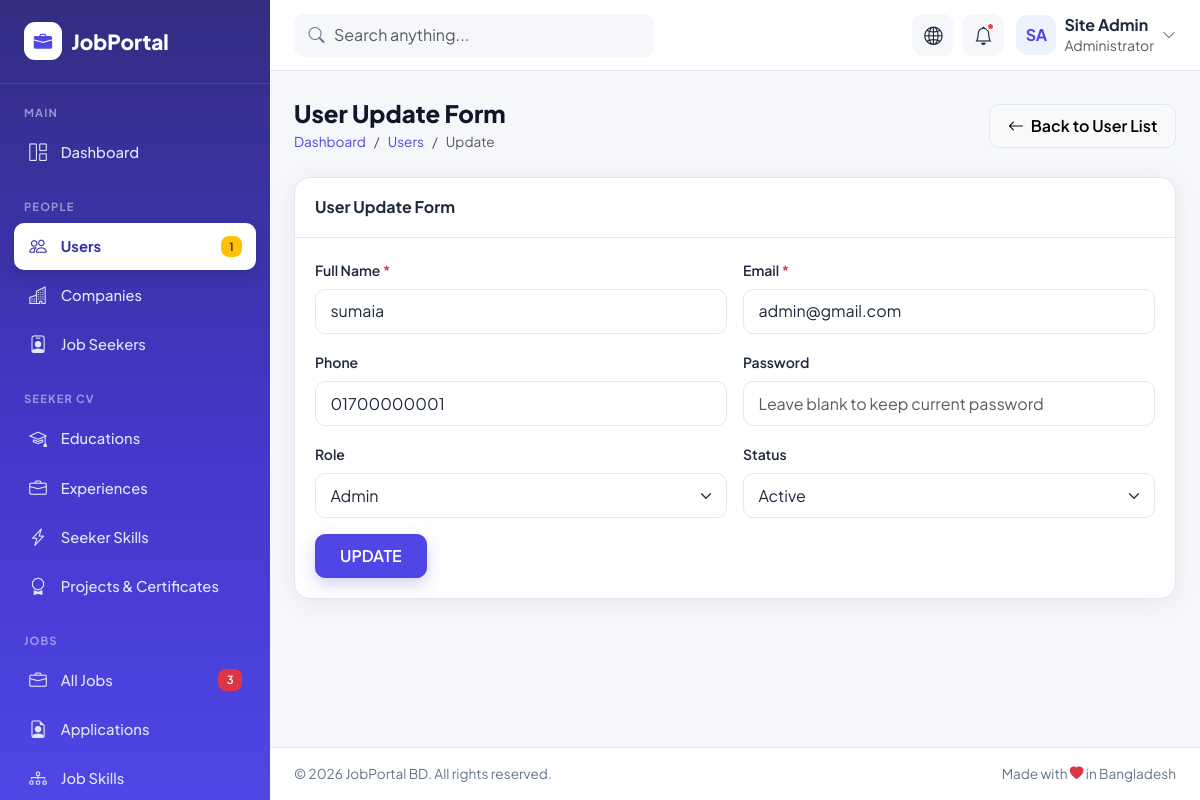
Page /jobs_portal/crud/users/edit.php?id=7 on the earlier database version.
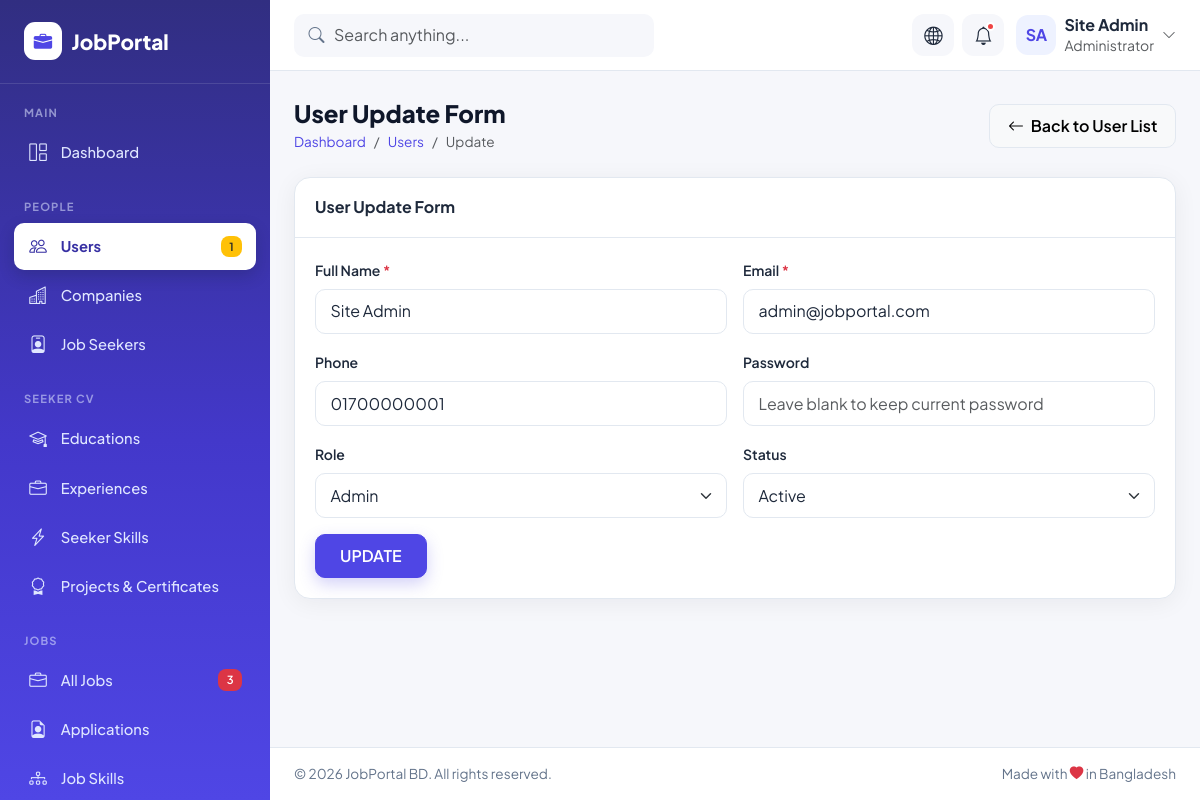
Same page on the later database version.
### tables this page shows
CREATE TABLE `users` (
  `id` int UNSIGNED NOT NULL,
  `name` varchar(100) NOT NULL,
  `email` varchar(150) NOT NULL,
  `phone` varchar(20) DEFAULT NULL,
  `password` varchar(255) NOT NULL,
  `role` enum('admin','employer','seeker') NOT NULL,
  `status` enum('active','pending','blocked') NOT NULL DEFAULT 'active',
  `created_at` timestamp NOT NULL DEFAULT CURRENT_TIMESTAMP
);

### jobs_portal/crud/users/edit.php (the view, shortened to what the changed rows need)
<?php include_once("../../config/dbconfig.php"); ?>
<!DOCTYPE html>
<html lang="en">
<head>
  <link href="https://cdn.jsdelivr.net/npm/bootstrap@5.3.3/dist/css/bootstrap.min.css" rel="stylesheet">
  <link href="https://cdn.jsdelivr.net/npm/bootstrap-icons@1.11.3/font/bootstrap-icons.min.css" rel="stylesheet">
  <link href="../../assets/css/style.css" rel="stylesheet">
</head>
<body class="dash-body">
<div class="dash-wrapper">
  <div class="dash-main">
    <main class="dash-content">
      <div class="d-flex flex-wrap justify-content-between align-items-center gap-3 mb-4 page-title">
        <div>
          <h1>User Update Form</h1>
        </div>
      </div>
      <?php
          $id = $_GET['id'];
          $data = $conn->query("SELECT * FROM users WHERE id = '$id'");
          $row = $data->fetch_object();
      ?>
      <form action="" method="post">
        <div class="card-jp">
          <div class="card-body">
            <div class="row g-3">
              <div class="col-md-6">
                <label class="form-label">Full Name <span class="text-danger">*</span></label>
                <input type="text" name="name" class="form-control" placeholder="Enter Full Name" value="<?php echo $row->name; ?>" required>
              </div>
              <div class="col-md-6">
                <label class="form-label">Email <span class="text-danger">*</span></label>
                <input type="email" name="email" class="form-control" placeholder="Enter Email" value="<?php echo $row->email; ?>" required>
              </div>
              <div class="col-md-6">
                <label class="form-label">Phone</label>
                <input type="text" name="phone" class="form-control" placeholder="Enter Phone" value="<?php echo $row->phone; ?>">
              </div>
              <div class="col-md-6">
                <label class="form-label">Role</label>
                <select name="role" class="form-select">
                  <option value="admin" <?php if($row->role == 'admin') echo 'selected'; ?>>Admin</option>
                </select>
              </div>
              <div class="col-md-6">
                <label class="form-label">Status</label>
                <select name="status" class="form-select">
                  <option value="active" <?php if($row->status == 'active') echo 'selected'; ?>>Active</option>
                </select>
              </div>
            </div>
          </div>
        </div>
      </form>
    </main>
  </div>
</div>
</body>
</html>

Differences in the rows shown:
changed users "Admin": name "sumaia" → "Site Admin"; email "admin@gmail.com" → "admin@jobportal.com"
